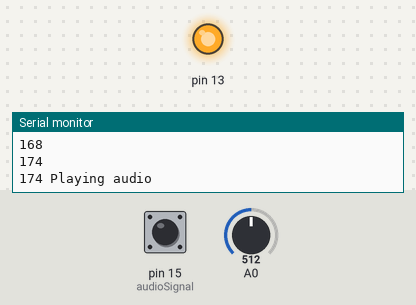
This sketch was run on a simulated Arduino Uno, built with avr-gcc and run on an emulated ATmega328P. Parts: output pins drawn as LEDs (lit = HIGH), the last lines printed to the serial monitor. The inputs (shaded band) are chosen by the test bench; at power-on: pin 15 (audioSignal) HIGH, A0 = 512. Pins used as bus, display or sensor lines are not drawn.

Above: at 6.2 s.
6.3 s: pin 15 (audioSignal) pulled LOW for 0.15 s
At 7.6 s:
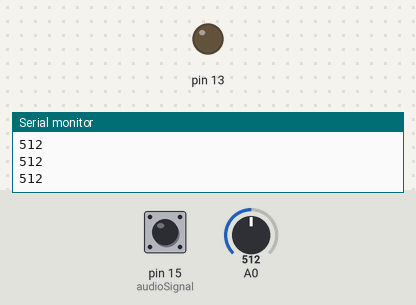
9.4 s: pin 15 (audioSignal) pulled LOW for 1 s
At 13.2 s:
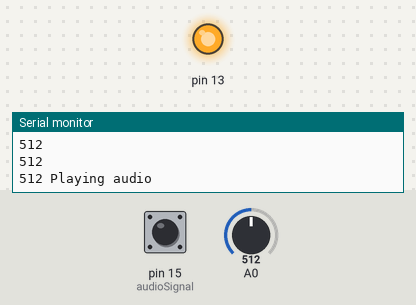
13.4 s: pin 15 (audioSignal) pulled LOW for 3.2 s
At 17.1 s:
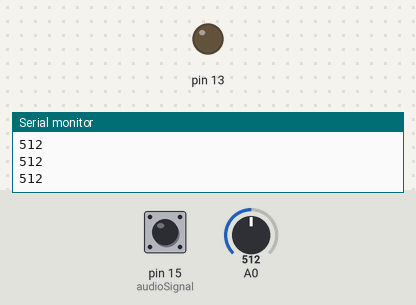
Timing chart, 0 to 20.1 s (numbered marks = the images above; inputs shaded):
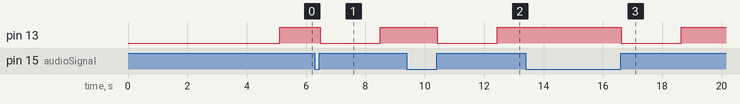

Measured:
- after the input at 6.3 s, pin 13: HIGH → LOW after 0.17 s, → HIGH 2.0 s later
- after the input at 9.4 s, pin 13: HIGH → LOW after 1.0 s, → HIGH 2.0 s later
- after the input at 13.4 s, pin 13: HIGH → LOW after 3.2 s, → HIGH 2.0 s later

The sketch:

guillemotSounds.ino
```cpp
#include "sharpSensor.h"

///////////////////////////////////////////////////
//                  Declarations                 //
///////////////////////////////////////////////////

// declare the Sharp sensor object. Arguments are as follows:
//
// Sensor ( analog pin number to which the signal is attached,
//          min value before a read is detected (0-1024),
//          amount of time that the sensor averages after a high read

Sensor distance(0,170,500);

///////////////////////////////////////////////////
//              Configurable options             //
///////////////////////////////////////////////////

// max number of times that the audio will repeat while
// the sensor is continuously active
int maxRepeats = 3;

// time in between repeats in millisecond. Set to 0 to disable repeats
int repeatTime = 2000;

///////////////////////////////////////////////////
// You should not need to edit below this point  //
///////////////////////////////////////////////////

int audioTrigger = 7;
int audioSignal = 15;

bool playing = false;

// variables for handling repeats.
unsigned long repeatTimer = 0;
int repeatCount = 0;
bool logRepeat = false;

// function which handles a read from the sensor
bool onRead (int val){
  bool ret = false;
  //Serial.println(val, DEC);
  if(val > 170 && !playing){
    // if the read is greater than 100, start playing
    ret = true;
    playing = true;
    Serial.print(val,DEC);
    Serial.println(" Playing audio");
    digitalWrite(13,HIGH);
    // press the play button until we see confirmation that we're playing
    while(digitalRead(audioSignal)){
      digitalWrite(audioTrigger,HIGH);
      delay(50);
      digitalWrite(audioTrigger,LOW);
      delay(50);
    }
  }
  return ret;
}

void setup() {
  // init GPIOs
  pinMode(audioTrigger,OUTPUT);
  pinMode(audioSignal,INPUT_PULLUP);
  pinMode(13,OUTPUT);

  distance.triggerCB = onRead;
  Serial.begin(9600);
  Serial.println("Starting up!");

  delay(5000);
}

void loop() {
  // if we aren't playing, watch the sensor
  distance.idle(!playing);

  // if we are playing, and the relay indicates the audio stopped,
  if(playing && digitalRead(audioSignal)){
    Serial.println("Audio finished");
    // clear the playing flag
    playing = false;

    digitalWrite(13,LOW);

    // if we have a repeat time set
    if(repeatTime){
      // start the timer, and set the repeat flag.
      repeatTimer = millis() + repeatTime;
      logRepeat = true;
    }
  }

  // if the sensor has dropped below the trigger threshold,
  // reset the repeat counter
  if(!distance.active()) repeatCount = 0;

  // if the repeat timer has just elapsed
  if(repeatTime && millis() > repeatTimer && logRepeat){
    // clear the flag so we don't do this twice.
    logRepeat = false;

    // and if the sensor is still reading high,
    // and we've repeated less than maxRepeats
    if(distance.cbDone){
      if(repeatCount < maxRepeats){
        //increment the repeat counter
        repeatCount++;
        // and reenable the sensor.
        distance.reenable();
      }
    }

  }
}
```

sharpSensor.h
```cpp
#include "arduino.h"

// class for interpreting Sharp Distance sensors
class Sensor {
public:
  int pin;

  // variables for doing a rolling average.
  int numSamps;
  int * samps;
  int pntr;
  unsigned long tot;
  int ave;

  // vars for handling the reads
  long readTimer = 0;
  long maxTimer = 0;
  bool newRead = false;
  bool readPrep =false;
  int localMax = 0;
  int readTime = 0;

  bool cbDone = false;

  int minRead = 0;

  bool (*triggerCB)(int) = NULL;

  // constructor. arguments are the analog input pin, the minimum
  // read value (between 0-1023) and the time to scan for a max value,
  // in milliseconds.
  Sensor(int p, int minrd = 150, int rtm=200){
    pin=p;
    minRead = minrd;
    readTime = rtm;

    // init the rolling average.
    pntr=tot=ave=0;
    readTimer = maxTimer = newRead = readPrep = localMax = 0;
    numSamps = 100;
    samps = new int[numSamps];
    for(int i=0; i<numSamps; i++){
      samps[i]=0;
    }
  }

  // allows the trigger CB to be called again,
  // even if the input is still above the min read threshold
  void reenable(){
    cbDone = false;
  }

  // returns true if the current value is greater than the min read
  // threshold.
  bool active(){
    return (ave > minRead);
  }

  void idle(bool act){
    // take a read, and do the rolling average.
    int nextRead = analogRead(pin);
    tot-=samps[pntr];
    samps[pntr]=nextRead;
    tot+=nextRead;
    ave = tot/numSamps;
    pntr=(pntr + 1)%numSamps;

    Serial.println(ave, DEC);
    //if(ave < minRead) cbDone = false;

    if(act){
      if(ave > minRead && !cbDone){
        if(triggerCB && triggerCB(ave)) cbDone = true;
      } else  if(ave < minRead) cbDone = false;
    }
    /*// while we're hunting for the max within our timeframe
    if(maxTimer>millis()){
      // if the new ave read is greater than the last value, store it
      localMax = max(ave,localMax);
    } else if(localMax > minRead &&!newRead && readPrep){
      // if we're no longer hunting for a max, set the flag
      // indicating a new read is ready.
      newRead = true;
    }

    // if our rolling average is above the threshold, and we aren't already
    // looking for a maximum
    if(ave > minRead && !cbDone && maxTimer < millis() && !newRead && !readPrep){
      //start hunting for a maximum over readTime seconds.
      //Serial.println(ave,DEC);
      readPrep = true;
      maxTimer = millis() + readTime;
    } else if(ave < minRead && cbDone){
      //otherwise, if the average is less than our thresh,
      // clear the callback done flag, and clear the local max.
      cbDone = false;
      localMax = 0;
    }

    // if a new read is ready, and we're no longer hunting for a max,
    // and we haven't yet done the callback
    if(newRead && maxTimer < millis() && !cbDone){
      // do the callback if the max is above our min thresh
      if(triggerCB && localMax > minRead) triggerCB(localMax);

      //indicate that the callback was done
      cbDone = true;

      // and clear the new read flag.
      newRead = false;
      readPrep = false;
    }*/

  }
};
```
